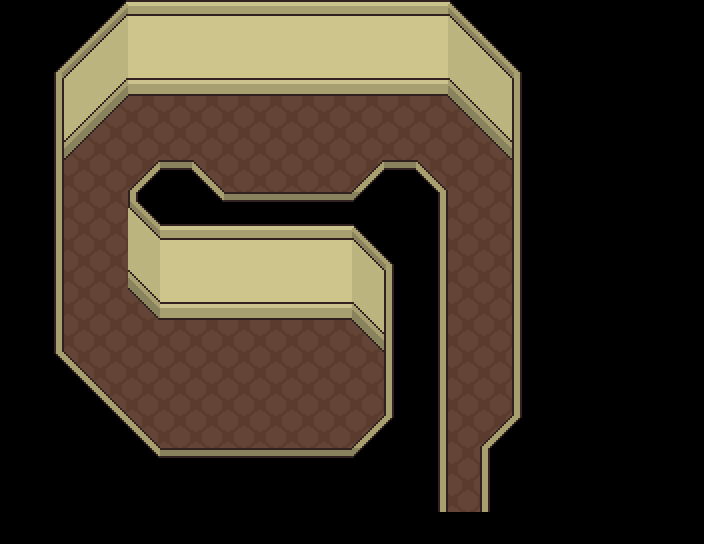

Tiled map render using the project's own tile images. Description and the map definition, with tile-layer contents summarised, below:
An orthogonal 22x17 tile map with 32x32 px tiles, 1 tile layer (Tile Layer 1), 2 tilesets and 23 objects (OwnersBed, OwnersMirror, OwnersTable, OwnersFlowers, OwnersCabinet, ...).

<map version="1.0" orientation="orthogonal" width="22" height="17" tilewidth="32" tileheight="32">
 <tileset firstgid="1" name="Mainsheet" tilewidth="32" tileheight="32">
  <image source="../Tiles/Mainsheet.png" width="224" height="192" />
 </tileset>
 <tileset firstgid="43" name="PropGrid" tilewidth="32" tileheight="32">
  <image source="../PropGrid.png" width="192" height="608" />
 </tileset>
 <layer name="Tile Layer 1" width="22" height="17">
  <data>[374 cells, 374 non-empty, 24 distinct tile ids]</data>
 </layer>
 <objectgroup name="Props" width="22" height="17">
  <object name="OwnersBed" gid="69" x="319" y="358">
   <properties>
    <property name="Collidable" value="true" />
    <property name="Permissions" value="All" />
    <property name="Sprite" value="BloodyBed" />
    <property name="SuccessDialogue" value="OwnersBed" />
   </properties>
  </object>
  <object gid="68" x="351" y="358" />
  <object gid="74" x="351" y="390" />
  <object gid="75" x="319" y="390" />
  <object name="OwnersMirror" gid="59" x="211" y="262">
   <properties>
    <property name="Bounds" value="0,0,32,100" />
    <property name="Permissions" value="All" />
    <property name="Sprite" value="BloodyMirror" />
    <property name="SuccessDialogue" value="OwnersMirror" />
   </properties>
  </object>
  <object gid="65" x="211" y="294" />
  <object name="OwnersTable" gid="46" x="167" y="312">
   <properties>
    <property name="Collidable" value="true" />
    <property name="Permissions" value="All" />
    <property name="Sprite" value="TableBroken" />
    <property name="SuccessDialogue" value="OwnersVase" />
   </properties>
  </object>
  <object gid="52" x="167" y="344" />
  <object name="OwnersFlowers" gid="66" x="163" y="379">
   <properties>
    <property name="Collidable" value="false" />
    <property name="Sprite" value="BrokenFlowers" />
   </properties>
  </object>
  <object name="OwnersCabinet" gid="55" x="252" y="309">
   <properties>
    <property name="Collidable" value="true" />
    <property name="Permissions" value="All" />
    <property name="Sprite" value="Drawer" />
    <property name="SuccessDialogue" value="OwnersDrawer" />
   </properties>
  </object>
  <object gid="56" x="284" y="309" />
  <object gid="61" x="252" y="341" />
  <object gid="62" x="284" y="341" />
  <object name="OwnersFlowers3" gid="45" x="338" y="88">
   <properties>
    <property name="Collidable" value="true" />
    <property name="Permissions" value="All" />
    <property name="Sprite" value="TableFlowers" />
   </properties>
  </object>
  <object gid="51" x="338" y="120" />
  <object gid="51" x="214" y="122" />
  <object name="OwnersFlowers2" gid="45" x="214" y="90">
   <properties>
    <property name="Collidable" value="true" />
    <property name="Permissions" value="All" />
    <property name="Sprite" value="TableFlowers" />
   </properties>
  </object>
  <object name="OwnersMirror2" gid="47" x="276" y="37">
   <properties>
    <property name="Bounds" value="0,0,32,100" />
    <property name="Permissions" value="All" />
    <property name="Sprite" value="Mirror" />
    <property name="SuccessDialogue" value="Mirror" />
   </properties>
  </object>
  <object gid="53" x="276" y="69" />
  <object name="Owner" gid="71" x="276" y="398">
   <properties>
    <property name="Collidable" value="true" />
    <property name="Permissions" value="All" />
    <property name="Sprite" value="Owner" />
    <property name="SuccessDialogue" value="OwnersBody" />
   </properties>
  </object>
  <object gid="77" x="276" y="430" />
  <object gid="72" x="308" y="398" />
  <object gid="78" x="308" y="430" />
 </objectgroup>
</map>
